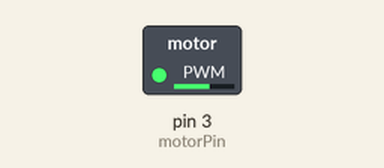
The sketch below on a simulated Arduino Uno, built with avr-gcc and run on an emulated ATmega328P. Parts: switched loads named in the sketch (green lamp = pin HIGH). Dashed ring = blinking.

Above: at 0.05 s.
Timing chart, 0 to 3.0 s (numbered marks = the images above):
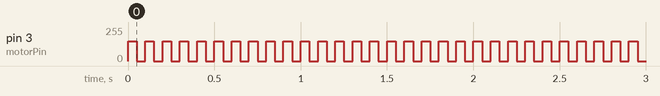

The sketch:

FerrisWheelV1.ino
```cpp
int motorPin = 3;
int motorSpeed = 150;
int speedControl = 50;
int count = 0;

void setup() {
// Set up the motor pin to be an output:
pinMode(motorPin, OUTPUT);
// Set up the serial port:
Serial.begin(9600);
}


void loop()
{
  if(count<80) {
  analogWrite(motorPin, motorSpeed);
  delay(speedControl);
  analogWrite(motorPin, 0);
  delay(speedControl);
  count++;
  }

  analogWrite(motorPin, 0);

}
```

Measured:
- by itself, pin 3 (motorPin): alternates 150/255 for 0.05 s and 0/255 for 0.05 s, 160 changes in all, then stays 0/255
